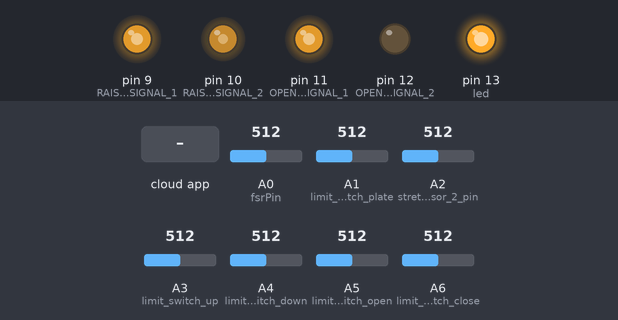
Simulated run of this sketch. Board: Arduino Nano, built with avr-gcc and run on an emulated ATmega328P. Parts: output pins drawn as LEDs (lit = HIGH). The test bench sets the inputs (shaded band); at power-on: A6 (limit_switch_close) = 512, A3 (limit_switch_up) = 512, A0 (fsrPin) = 512, A1 (limit_switch_plate) = 512, A2 (stretch_sensor_2_pin) = 512, A4 (limit_switch_down) = 512, A5 (limit_switch_open) = 512. The ROS host is connected and sends only what is stated.

Above: at 1.2 s.
1.3 s: A6 (limit_switch_close) set to 960
At 2.5 s:
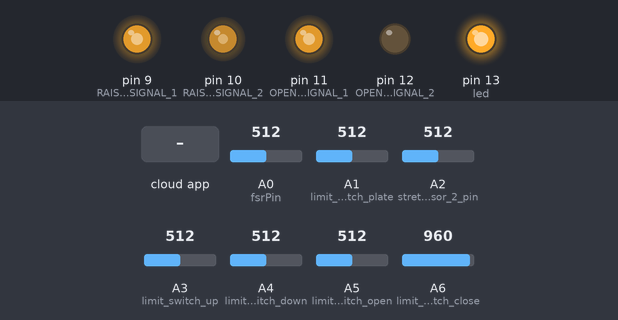
2.8 s: the phone or cloud app sets clamp_grasp to -100
At 3.4 s:
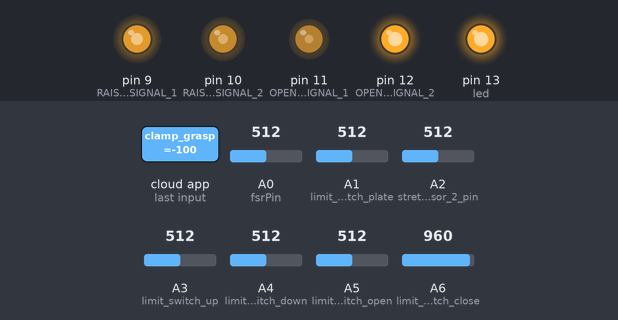
4.5 s: A3 (limit_switch_up) set to 960
At 5.4 s:
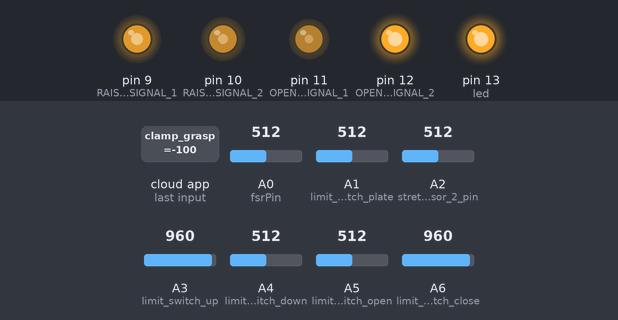
6.1 s: the phone or cloud app sets clamp_movement to -100
At 7.4 s:
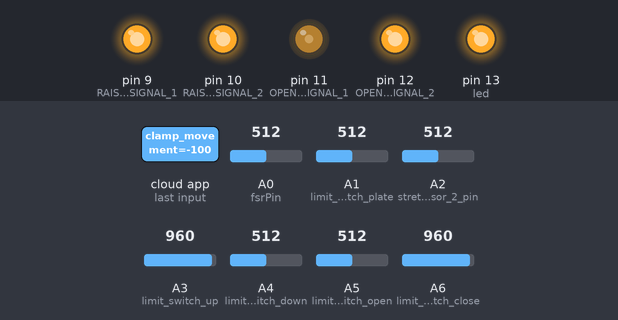
7.7 s: A0 (fsrPin) set to 834
9.2 s: A0 (fsrPin) set to 863
At 10.6 s:
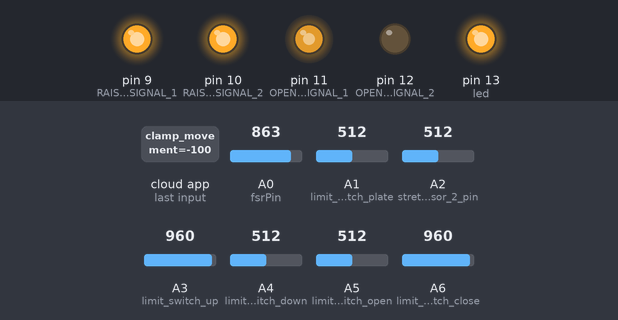
Timing chart, 0 to 11.7 s (numbered marks = the images above; inputs shaded):
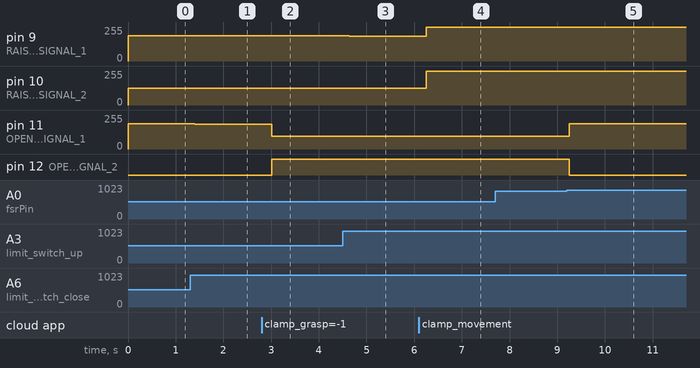

Measured:
- the behaviour switches between 849 and 850 on A0 (fsrPin) (found by bisection; images 4 and 5)
- after the input at 1.3 s, pin 11 (OPEN_PIN_SIGNAL_1): 190/255 → 187/255 after 0.10 s
- after the input at 2.8 s, pin 11 (OPEN_PIN_SIGNAL_1): 187/255 → 94/255 after 0.22 s; pin 12 (OPEN_PIN_SIGNAL_2): LOW → HIGH after 0.22 s
- after the input at 4.5 s, pin 9 (RAISE_PIN_SIGNAL_1): 190/255 → 187/255 after 0.14 s; pin 10 (RAISE_PIN_SIGNAL_2): 127/255 → 125/255 after 0.14 s
- after the input at 6.1 s, pin 9 (RAISE_PIN_SIGNAL_1): 187/255 → 255/255 after 0.16 s; pin 10 (RAISE_PIN_SIGNAL_2): 125/255 → 255/255 after 0.16 s
- after the input at 7.7 s, every drawn part: stays the same
- after the input at 9.2 s, pin 11 (OPEN_PIN_SIGNAL_1): 94/255 → 190/255 after 0.05 s; pin 12 (OPEN_PIN_SIGNAL_2): HIGH → LOW after 0.05 s

The sketch:

clamp_switch.ino
```cpp
/* Pin layout
 *  Switch Pin ---> Clamp control
 *  Red ---> GND
 *  White ---> 5V
 *  Black ---> Signal 1
 *  Green ---> Signal 2
 *
 *  Clamp switches armrest pin layout:
 *     up/down    open/close
 *P:  9       10      11     12
 *    Raise 1 Raise 2 Open 1 Open 2
 *    R''     B''     R      B
 *
 *
 *  Limit switch ---> Arduino
 *  Clamp_movement & Clamp_grasp
 *  COM ---> 5V
 *  NC ---> R, GNDx
 *
 *  FSR ---> Arduino
 *  FSR_R ---> 5V
 *  FSR_L ---> R-GND, A0
 *
 *  Stretch sensor ---> Arduino
 *  SS_r ---> 5V
 *  SS_l ---> 10k R -- GND, A1
 *
 */

#include <ros.h>
#include <std_msgs/Bool.h>
#include <std_msgs/Float32.h>
#include <std_msgs/Int16.h>


void switchCallback(const std_msgs::Bool&);
void clampmovementCallback(const std_msgs::Float32&);
void clampgraspCallback(const std_msgs::Float32&);

// Limit switch
/* Digital Read Pins
int limit_switch_up = 7;
int limit_switch_down = 6;
int limit_switch_open = 5;
int limit_switch_close = 4;
*/
/* Analog Read Pins */
// These pins are used because there is noise in the digital signal when all of the
// arduinos are plugged in and the motors are turned on. Using the analogRead() method
// allows for changing the threshold to a higher value for determining a HIGH or LOW
// signal.
int limit_switch_up = A3;
int limit_switch_down = A4;
int limit_switch_open = A5;
int limit_switch_close = A6;
int limit_switch_plate = A1;
int analog_threshold = 950; // if analogRead is above, switch is OFF, if below switch is ON

const int led = 13;
bool switch_status_up;
bool switch_status_down;
bool switch_status_open;
bool switch_status_close;
bool switch_status_plate;
int16_t switch_status_up_analog;
int16_t switch_status_down_analog;
int16_t switch_status_open_analog;
int16_t switch_status_close_analog;
int16_t switch_status_plate_analog;

// Force Sensitive Resistor
int fsrPin = A0;
int16_t fsrReading;
int force_threshold = 850;

// Stretch sensor
//int stretch_sensor_1_pin = A1;
int stretch_sensor_2_pin = A2;

// Clamp switch
const int RAISE_PIN_SIGNAL_1 = 9;
const int RAISE_PIN_SIGNAL_2 = 10;

const int OPEN_PIN_SIGNAL_1 = 11;
const int OPEN_PIN_SIGNAL_2 = 12;

const int PWM_MIN_1 = 120;
const int PWM_MIDDLE_1 = 190;
const int PWM_MAX_1 = 255;

const int PWM_MIN_2 = 80;
const int PWM_MIDDLE_2 = 127;
const int PWM_MAX_2 = 170;

bool clamp_switch;
float clamp_movement;
float clamp_grasp;

// ROS
ros::NodeHandle nh;

// Limit switch
std_msgs::Bool switch_up_msg;
std_msgs::Bool switch_down_msg;
std_msgs::Bool switch_open_msg;
std_msgs::Bool switch_close_msg;
std_msgs::Bool switch_plate_msg;
std_msgs::Int16 switch_analog_debug; // print out the analogRead value for debugging
ros::Publisher limit_switch_up_pub("switch_status_up", &switch_up_msg);
ros::Publisher limit_switch_down_pub("switch_status_down", &switch_down_msg);
ros::Publisher limit_switch_open_pub("switch_status_open", &switch_open_msg);
ros::Publisher limit_switch_close_pub("switch_status_close", &switch_close_msg);
ros::Publisher limit_switch_plate_pub("switch_status_plate", &switch_plate_msg);
ros::Publisher limit_switch_analog_pub("switch_status_analog", &switch_analog_debug);

// FSR
std_msgs::Int16 force_msg;
ros::Publisher force_pub("force", &force_msg);

// Stretch sensor
std_msgs::Float32 stretch_msg;
ros::Publisher stretch_sensor_pub("stretch_length", &stretch_msg);

// Clamp switch
ros::Subscriber<std_msgs::Bool> clamp_switch_sub("clamp_control/clamp_switch", &switchCallback);
ros::Subscriber<std_msgs::Float32> clamp_movement_sub("clamp_control/clamp_movement", &clampmovementCallback);
ros::Subscriber<std_msgs::Float32> clamp_grasp_sub("clamp_control/clamp_grasp", &clampgraspCallback);
//
void setup()
{
  nh.initNode();

  // Limit switch
  pinMode(limit_switch_up, INPUT);
  pinMode(led, OUTPUT);
  digitalWrite(led,HIGH);
  nh.advertise(limit_switch_up_pub);

  pinMode(limit_switch_down, INPUT);
  digitalWrite(led,HIGH);
  nh.advertise(limit_switch_down_pub);

  pinMode(limit_switch_open, INPUT);
  digitalWrite(led,HIGH);
  nh.advertise(limit_switch_open_pub);

  pinMode(limit_switch_close, INPUT);
  pinMode(led, OUTPUT);
  digitalWrite(led, HIGH);
  nh.advertise(limit_switch_close_pub);

  pinMode(limit_switch_plate, INPUT);
  nh.advertise(limit_switch_plate_pub);

  // For debugging the analogRead values
  nh.advertise(limit_switch_analog_pub);

  // FSR
  nh.advertise(force_pub);

  // Stretch sensor
  nh.advertise(stretch_sensor_pub);

  // Clamp
  nh.subscribe(clamp_switch_sub);
  nh.subscribe(clamp_movement_sub);
  nh.subscribe(clamp_grasp_sub);

  pinMode(RAISE_PIN_SIGNAL_1, OUTPUT);
  pinMode(RAISE_PIN_SIGNAL_2, OUTPUT);
  pinMode(OPEN_PIN_SIGNAL_1, OUTPUT);
  pinMode(OPEN_PIN_SIGNAL_2, OUTPUT);

  analogWrite(RAISE_PIN_SIGNAL_1, PWM_MIDDLE_1);
  analogWrite(RAISE_PIN_SIGNAL_2, PWM_MIDDLE_2);
  analogWrite(OPEN_PIN_SIGNAL_1, PWM_MIDDLE_1);
  analogWrite(OPEN_PIN_SIGNAL_2, PWM_MIDDLE_2);

  Serial.begin(19200);
}

void loop()
{
  //=============//
  // Read Sensors
  //=============//
  // Limit switch
  // Up
  if (analogRead(limit_switch_up) < analog_threshold) {
    switch_status_up = true;
  }
  else {
    switch_status_up = false;
  }
  switch_up_msg.data = switch_status_up;
  limit_switch_up_pub.publish(&switch_up_msg);
  delay(10);

  // Down
  if (analogRead(limit_switch_down) < analog_threshold) {
    switch_status_down = true;
  }
  else {
    switch_status_down = false;
  }
  switch_down_msg.data = switch_status_down;
  limit_switch_down_pub.publish(&switch_down_msg);
  delay(10);

  // Open
  if (analogRead(limit_switch_open) < analog_threshold) {
    switch_status_open = true;
  }
  else {
    switch_status_open = false;
  }
  switch_open_msg.data = switch_status_open;
  limit_switch_open_pub.publish(&switch_open_msg);

  // Close
  if (analogRead(limit_switch_close) < analog_threshold) {
    switch_status_close = true;
  }
  else {
    switch_status_close = false;
  }
  switch_close_msg.data = switch_status_close;
  limit_switch_close_pub.publish(&switch_close_msg);

  // Plate
  if (analogRead(limit_switch_plate) < analog_threshold) {
    switch_status_plate = true;
  }
  else {
    switch_status_plate = false;
  }
  switch_plate_msg.data = switch_status_plate;
  limit_switch_plate_pub.publish(&switch_plate_msg);

  // DEBUG: print analog value
  switch_analog_debug.data = analogRead(limit_switch_close);
  limit_switch_analog_pub.publish(&switch_analog_debug);

  // FSR
  fsrReading = analogRead(fsrPin);
  force_msg.data = fsrReading;
  force_pub.publish(&force_msg);

  // Stretch sensor
  float stretch_value;

  // Currently the wires for stretch sensor 1 are being used for the
  // plate switch (analog pin A1)
//  int value_1;
//  int v_1_in = 5;
//  float v_1_out = 0;
//  float r_1_1 = 10;
//  float r_1_2 = 0;
//  float val_1;
//  float buffer_1 = 0;
//  value_1 = analogRead(stretch_sensor_1_pin);
//  v_1_out = (5.0 / 1023.0) * value_1;
//  buffer_1 = (v_1_in / v_1_out) - 1;
//  r_1_2 = r_1_1 / buffer_1;
//  val_1 = 1000 / r_1_2;

  int value_2;
  int v_2_in = 5;
  float v_2_out = 0;
  float r_2_1 = 10;
  float r_2_2 = 0;
  float val_2;
  float buffer_2 = 0;
  value_2 = analogRead(stretch_sensor_2_pin);
  v_2_out = (5.0 / 1023.0) * value_2;
  buffer_2 = (v_2_in / v_2_out) - 1;
  r_2_2 = r_2_1 / buffer_2;
  val_2 = 1000 / r_2_2;

  //stretch_value = (val_1 + val_2) / 2;
  // Currently only using one stretch sensor, the other was replaced with a limit switch
  stretch_value = val_2;

//  // DEBUG: manually set reading that is within the tolerance for plate movement
//  // so that the plate does not have to be manually moved for the close command
//  // to run.
//  stretch_value = 20;

  stretch_msg.data = stretch_value;
  stretch_sensor_pub.publish( &stretch_msg );

  //=====================//
  // Clamp switch control
  //=====================//
  // Clamp movement up and down
  // negative command = upward movement
  if (clamp_movement <= 0)
  {
  // Check for the limit switch
    if (switch_status_up == false)
    {
      int pwm_signal_move_1 = map(100*clamp_movement, -100, 100, PWM_MIN_1, PWM_MAX_1);
      int pwm_signal_move_2 = map(100*clamp_movement, -100, 100, PWM_MAX_2, PWM_MIN_2);

      analogWrite(RAISE_PIN_SIGNAL_1, pwm_signal_move_1);
      analogWrite(RAISE_PIN_SIGNAL_2, pwm_signal_move_2);
    }
    else
    {
      analogWrite(RAISE_PIN_SIGNAL_1, PWM_MIDDLE_1);
      analogWrite(RAISE_PIN_SIGNAL_2, PWM_MIDDLE_2);
    }
  }

  else if (clamp_movement > 0)
  {
    if (switch_status_down == false)
    {
      int pwm_signal_move_1 = map(100*clamp_movement, -100, 100, PWM_MIN_1, PWM_MAX_1);
      int pwm_signal_move_2 = map(100*clamp_movement, -100, 100, PWM_MAX_2, PWM_MIN_2);

      analogWrite(RAISE_PIN_SIGNAL_1, pwm_signal_move_1);
      analogWrite(RAISE_PIN_SIGNAL_2, pwm_signal_move_2);
    }
    else
    {
      analogWrite(RAISE_PIN_SIGNAL_1, PWM_MIDDLE_1);
      analogWrite(RAISE_PIN_SIGNAL_2, PWM_MIDDLE_2);
    }
  }

  // Clamp open and close

  if (clamp_grasp <= 0)
  {
    // Checking for the force sensor and close switch
    if (switch_status_close == false && fsrReading < force_threshold)
    {
      int pwm_signal_grasp_1 = map(100*clamp_grasp, -100, 100, PWM_MIN_1, PWM_MAX_1);
      int pwm_signal_grasp_2 = map(100*clamp_grasp, -100, 100, PWM_MAX_2, PWM_MIN_2);

      analogWrite(OPEN_PIN_SIGNAL_1, pwm_signal_grasp_1);
      analogWrite(OPEN_PIN_SIGNAL_2, pwm_signal_grasp_2);
    }
    else
    {
      analogWrite(OPEN_PIN_SIGNAL_1, PWM_MIDDLE_1);
      analogWrite(OPEN_PIN_SIGNAL_2, PWM_MIDDLE_2);
    }
  }
  else if (clamp_grasp > 0)
  {
    // Check for limit switch
    if (switch_status_open == false)
    {
      int pwm_signal_grasp_1 = map(100*clamp_grasp, -100, 100, PWM_MIN_1, PWM_MAX_1);
      int pwm_signal_grasp_2 = map(100*clamp_grasp, -100, 100, PWM_MAX_2, PWM_MIN_2);

      analogWrite(OPEN_PIN_SIGNAL_1, pwm_signal_grasp_1);
      analogWrite(OPEN_PIN_SIGNAL_2, pwm_signal_grasp_2);
    }
    else
    {
      analogWrite(OPEN_PIN_SIGNAL_1, PWM_MIDDLE_1);
      analogWrite(OPEN_PIN_SIGNAL_2, PWM_MIDDLE_2);
    }
  }

  nh.spinOnce();
  delay(100);
}

// Clamp switch
void switchCallback(const std_msgs::Bool& msg)
{
  clamp_switch = msg.data;
}

// Clamp movement
void clampmovementCallback(const std_msgs::Float32& msg)
{
  clamp_movement = msg.data;
}

// Clamp grasp
void clampgraspCallback(const std_msgs::Float32& msg)
{
  clamp_grasp = msg.data;
}
```
